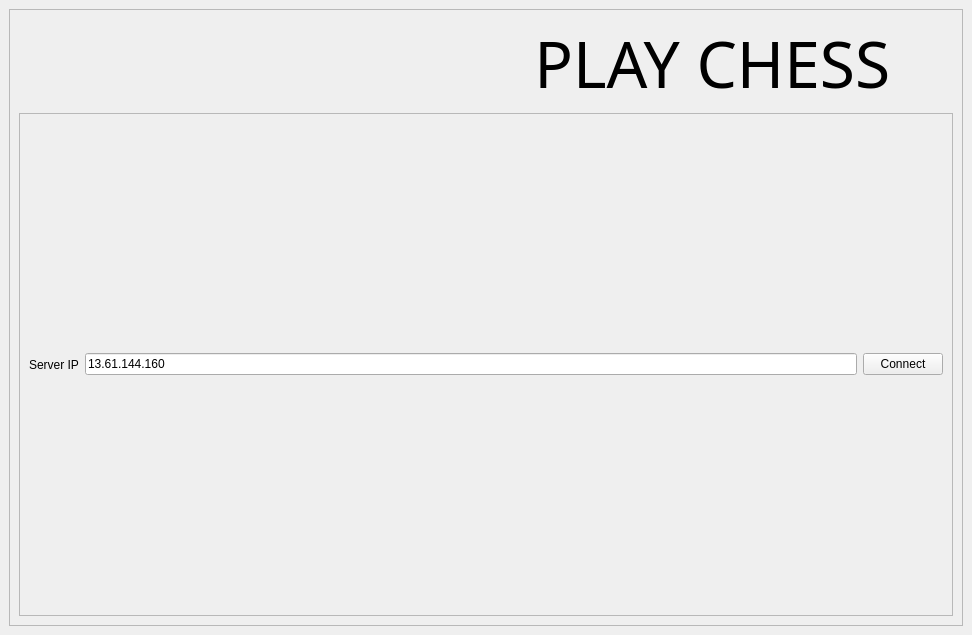
<?xml version="1.0" encoding="UTF-8"?>
<ui version="4.0">
 <class>MainWindow</class>
 <widget class="QMainWindow" name="MainWindow">
  <property name="geometry">
   <rect>
    <x>0</x>
    <y>0</y>
    <width>972</width>
    <height>635</height>
   </rect>
  </property>
  <property name="windowTitle">
   <string>MainWindow</string>
  </property>
  <widget class="QWidget" name="centralwidget">
   <layout class="QVBoxLayout" name="verticalLayout">
    <item>
     <widget class="QFrame" name="frame">
      <property name="frameShape">
       <enum>QFrame::Shape::StyledPanel</enum>
      </property>
      <property name="frameShadow">
       <enum>QFrame::Shadow::Raised</enum>
      </property>
      <layout class="QVBoxLayout" name="verticalLayout_2" stretch="1,10">
       <item>
        <widget class="QLabel" name="label">
         <property name="font">
          <font>
           <family>Sans Serif Collection</family>
           <pointsize>48</pointsize>
          </font>
         </property>
         <property name="text">
          <string>                               PLAY CHESS</string>
         </property>
        </widget>
       </item>
       <item>
        <widget class="QFrame" name="frame_2">
         <property name="frameShape">
          <enum>QFrame::Shape::StyledPanel</enum>
         </property>
         <property name="frameShadow">
          <enum>QFrame::Shadow::Raised</enum>
         </property>
         <layout class="QHBoxLayout" name="horizontalLayout_2" stretch="0,0,0">
          <item>
           <widget class="QLabel" name="label_2">
            <property name="text">
             <string>Server IP</string>
            </property>
           </widget>
          </item>
          <item>
           <widget class="QLineEdit" name="lineEdit_2">
            <property name="text">
             <string>13.61.144.160</string>
            </property>
           </widget>
          </item>
          <item>
           <widget class="QPushButton" name="pushButton">
            <property name="text">
             <string>Connect</string>
            </property>
           </widget>
          </item>
         </layout>
        </widget>
       </item>
      </layout>
     </widget>
    </item>
   </layout>
  </widget>
  <widget class="QMenuBar" name="menubar">
   <property name="geometry">
    <rect>
     <x>0</x>
     <y>0</y>
     <width>972</width>
     <height>33</height>
    </rect>
   </property>
  </widget>
 </widget>
 <resources/>
 <connections/>
</ui>
